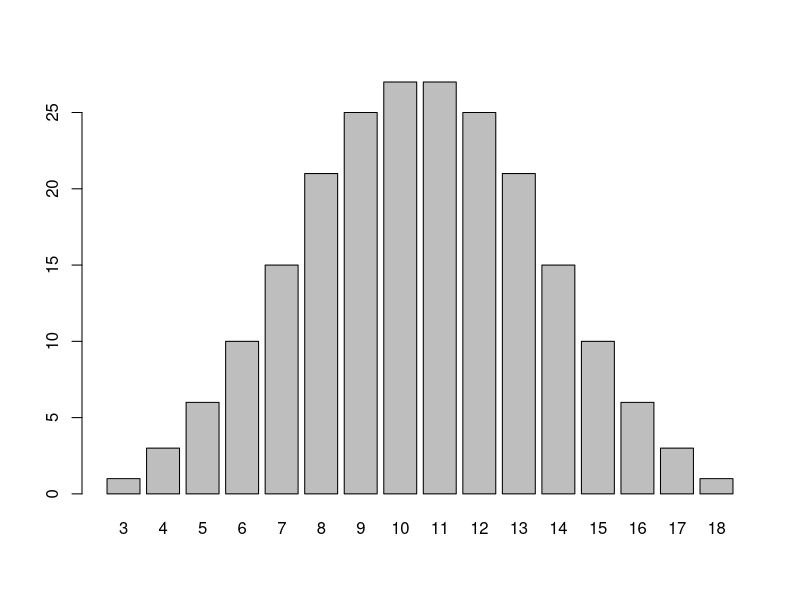
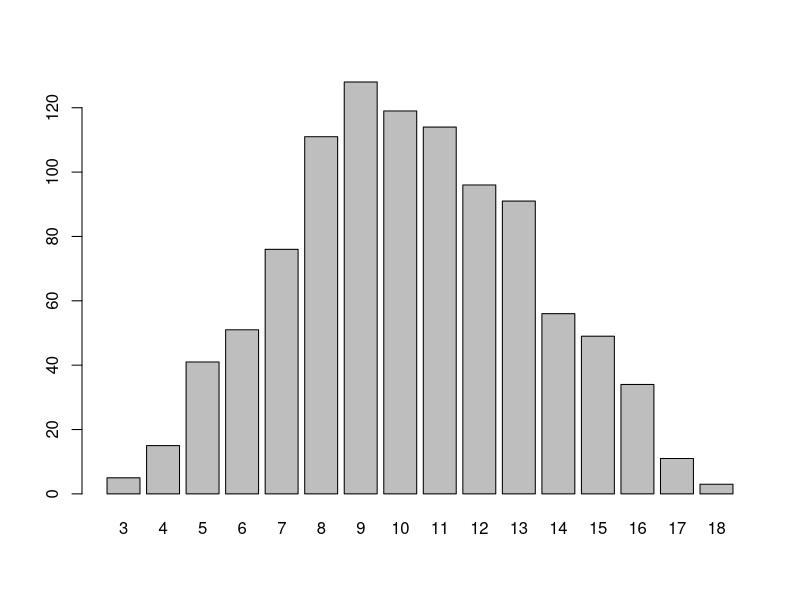
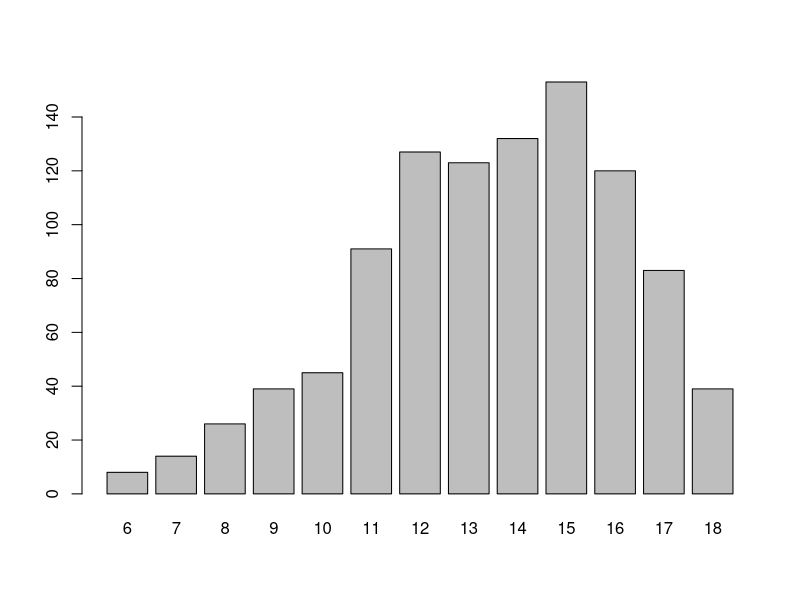

Write the R code that produced these figures, in order.
#Name- Shivansh Singh Chauhan
#Date- 1 March
#ISTA 116 Section C || Section Leader - Jorge Barrios
# Collaborator: Michael Fong, Hayden Jackson, Annelise Dutcher


#1
FourSuits = c("Spade", "Heart", "Dimond", "Club")
Deck = c("Ace", 2,3,4,5,6,7,8,9,10,"Jack", "Queen", "King")

#2
df = expand.grid(Deck = Deck,  FourSuits = FourSuits)
print(df)

#3
tab = prop.table(table(df))
colSums(tab)
# The probability of Spade is 0.25
index = tab["Ace", "Spade"]
# The probability of Ace and spade is 0.01923077
rowSums(tab)
# The probability of Ace is 0.07692308

#4
num = nrow(df)
without = sample(num, size = 10)
df[c(without),]

#5
df2 = df[c(- without),]
tab2 = prop.table(table(df2))
colSums(tab2)
# The probability of Spade is 0.3095238
index2 = tab2["Ace", "Spade"]
# The probability of Ace and spade is 0.02380952
rowSums(tab2)
# The probability of Ace is 0.07142857

# They are not the same as step three since there are 10 card less
# which effects the probability and the stats above as well are not the same
# as step 3

#6
dice = c(1,2,3,4,5,6)
dice2 = c(1,2,3,4,5,6)
dice3 = c(1,2,3,4,5,6)

dfDice = expand.grid(dice = dice, dice2 = dice2, dice3 = dice3)
print(dfDice)

#7
rwsum = rowSums(dfDice)
dfDice$total = c(rwsum)
print(dfDice)

#8
barplot(table(rwsum))
# 10 and 11 are the most likely outcomes 

#9
bar = replicate(1000, {sam = sample(1:6, size = 3, replace = TRUE); sum(sam)})
barplot(table(bar))
# If we compare this with the 8th step, we can say that,
# In 8th step it is hard core mathematics.
# Whereas, in this we are taking the sample.
# Which mean that in the 8th step that is probability and in this there are chances of different no. to show as well.
# This is why graph is not exactly the same.

#10
sor = replicate(1000, {samp = sample(1:6, size = 5, replace = TRUE); so = sort(samp, decreasing = TRUE); sum(so[1:3])})
barplot(table(sor))
# This graph is different from other two because we chose the hightest 3 sum values
# That is why we can see big towers at the end rather than equally distributed.


